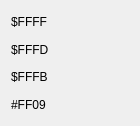
<?xml version="1.0" encoding="UTF-8"?>
<ui version="4.0">
 <class>StackWidget</class>
 <widget class="QWidget" name="StackWidget">
  <property name="geometry">
   <rect>
    <x>0</x>
    <y>0</y>
    <width>140</width>
    <height>126</height>
   </rect>
  </property>
  <property name="minimumSize">
   <size>
    <width>140</width>
    <height>126</height>
   </size>
  </property>
  <property name="windowTitle">
   <string>Form</string>
  </property>
  <layout class="QVBoxLayout" name="verticalLayout_2">
   <item>
    <layout class="QHBoxLayout" name="horizontalLayout">
     <item>
      <widget class="QLabel" name="sp0Value">
       <property name="text">
        <string>$FFFF</string>
       </property>
      </widget>
     </item>
    </layout>
   </item>
   <item>
    <layout class="QHBoxLayout" name="horizontalLayout_2">
     <item>
      <widget class="QLabel" name="sp1Value">
       <property name="text">
        <string>$FFFD</string>
       </property>
      </widget>
     </item>
    </layout>
   </item>
   <item>
    <layout class="QHBoxLayout" name="horizontalLayout_3">
     <item>
      <widget class="QLabel" name="sp2Value">
       <property name="text">
        <string>$FFFB</string>
       </property>
      </widget>
     </item>
    </layout>
   </item>
   <item>
    <layout class="QHBoxLayout" name="horizontalLayout_4">
     <item>
      <widget class="QLabel" name="sp3Value">
       <property name="text">
        <string>#FF09</string>
       </property>
      </widget>
     </item>
    </layout>
   </item>
  </layout>
 </widget>
 <resources/>
 <connections/>
</ui>
